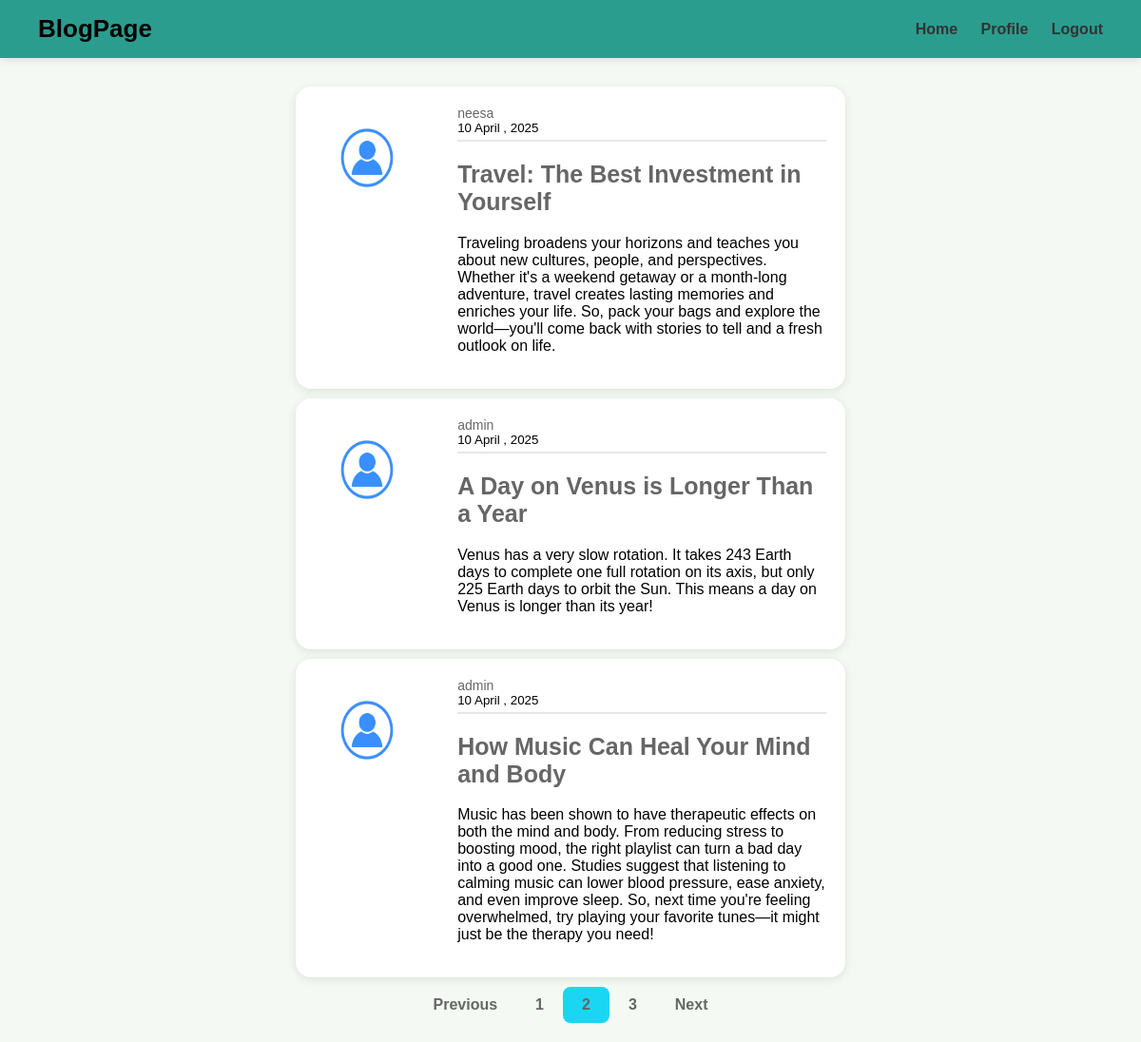
/?page=2 (signed in), run on the app's committed database.
### dashboard/models.py (models this page shows, shortened)
class Post(models.Model):
    title = models.CharField(max_length=100)
    content = models.TextField()
    date_posted = models.DateTimeField(default=timezone.now)
    author = models.ForeignKey(User, on_delete=models.CASCADE)

### users/models.py (models this page shows, shortened)
class User(AbstractUser):
    email = models.EmailField(unique=True)
    bio = models.TextField(blank=True, null=True)
    profile_picture = models.ImageField(
        upload_to="profile_pics/", default="default.jpg", blank=True, null=True
    )

### dashboard/views.py (the view)
# urls.py: path("", HomeView.as_view(), name="home"),
class HomeView(LoginRequiredMixin, ListView):
    model = Post
    template_name = "dashboard/home.html"
    context_object_name = "posts"
    paginate_by = 3
    login_url = "login"
    def get_queryset(self):
        posts = Post.objects.order_by("-date_posted")
        for post in posts:
            post.display_date = custom_date_display(post.date_posted)
        return posts

### blogpage/utils.py (called while the page is built)
def custom_date_display(value):
    if not value:
        return ""
    now = timezone.now()
    date = (
        value
        if isinstance(value, datetime)
        else datetime.combine(value, datetime.min.time())
    )
    date_only = date.date()
    now_only = now.date()
    if date_only == now_only:
        diff = timesince(date, now)
        return f"{diff.split(',')[0]} ago"
    elif date_only == now_only - timedelta(days=1):
        return "Yesterday"
    else:
        return date.strftime("%d %B , %Y")

### dashboard/templates/dashboard/home.html
{% extends "dashboard/layout.html" %}
{% load static %}
{% block content %}
<div class="content-section">
    {% for post in posts %}
        <article class="media content-section">
            <div class="media">
                <img class="article-img" src="{{ '/media/default.jpg' }}" alt="Profile picture">
            </div>
                <div class="media-body">
                    <div class="article-metadata">
                        <a class="mr-3" href="{% url 'dashboard:user_account' username=post.author.username %}">
                            {{ post.author.username }}
                        </a>
                        <small class="text-muted">{{ post.display_date }}</small>
                    </div>
                    <h2>
                        <a class="article-title" href="{% url 'dashboard:post_detail' pk=post.id %}">
                            {{ post.title }}
                        </a>
                    </h2>
                    <p class="article-content">{{ post.content }}</p>
                </div>
        </article>
    {% endfor %}
    {% if is_paginated %}
    <div class="pagination">
        {% if page_obj.has_previous %}
            <a class="btn btn-outline-info mb-4" href="?page={{ page_obj.previous_page_number }}">Previous</a>
        {% else %}
            <a class="btn btn-outline-info mb-4 disabled" href="#">Previous</a>
        {% endif %}
        {% for page_num in paginator.page_range %}
            {% if page_num == page_obj.number %}
                <a class="btn btn-info mb-4" href="?page={{ page_num }}">{{ page_num }}</a>
            {% else %}
                <a class="btn btn-outline-info mb-4" href="?page={{ page_num }}">{{ page_num }}</a>
            {% endif %}
        {% endfor %}
        {% if page_obj.has_next %}
            <a class="btn btn-outline-info mb-4" href="?page={{ page_obj.next_page_number }}">Next</a>
        {% else %}
            <a class="btn btn-outline-info mb-4 disabled" href="#">Next</a>
        {% endif %}
    </div>
    {% endif %}
</div>
{% endblock %}

### dashboard/static/dashboard/style.css (style rules this page uses)
body { font-family: Arial, sans-serif; margin: 0; background: #f4f9f4; }
h1, h2, h3, h4, h5, h6 { color: #382d6a; }
a { color: #666; font-size: 14px; text-decoration: none; }
.content-section { padding: 10px; width: 80%; margin: 0 auto; }
.btn-info { background-color: #1ad6f3; }
.media.content-section { display: flex; align-items: flex-start; background: #ffffff; border-radius: 16px; padding: 20px; box-shadow: 0 2px 10px rgba(0, 0, 0, 0.1); max-width: 90%; margin: 10px auto; }
.media { display: flex; align-items: center; padding: 20px; gap: 20px; }
.article-img { height: 70px; width: 70px; margin-right: 20px; }
.article-title { font-size: 25px; }
.article-content { font-size: 16px; }
.article-metadata { display: flex; flex-direction: column; align-items: flex-start; padding-bottom: 5px; margin-bottom: 6px; border-bottom: 2px solid #e6e6e6; }
button, .btn { padding: 10px 20px; border: none; border-radius: 8px; font-size: 16px; font-weight: 600; cursor: pointer; transition: background 0.3s ease, color 0.3s ease; }
.pagination { display: flex; justify-content: center; }

### data on the page
Post: author.username "neesa", display_date "10 April , 2025", title "Travel: The Best Investment in Yourself", content "Traveling broadens your horizons and teaches you about new cultures, people, and perspectives. Whether it's a weekend getaway or a month-long adventure, travel creates lasting memories and enriches your life. So, pack your bags and explore the world—you'll come back with stories to tell and a fresh outlook on life."
Post: author.username "admin", display_date "10 April , 2025", title "A Day on Venus is Longer Than a Year", content "Venus has a very slow rotation. It takes 243 Earth days to complete one full rotation on its axis, but only 225 Earth days to orbit the Sun. This means a day on Venus is longer than its year!"
Post: author.username "admin", display_date "10 April , 2025", title "How Music Can Heal Your Mind and Body", content "Music has been shown to have therapeutic effects on both the mind and body. From reducing stress to boosting mood, the right playlist can turn a bad day into a good one. Studies suggest that listening to calming music can lower blood pressure, ease anxiety, and even improve sleep. So, next time you're feeling overwhelmed, try playing your favorite tunes—it might just be the therapy you need!"

### other printed values
{{ page_num }} "1" "3"
{{ page_num }} "2"
